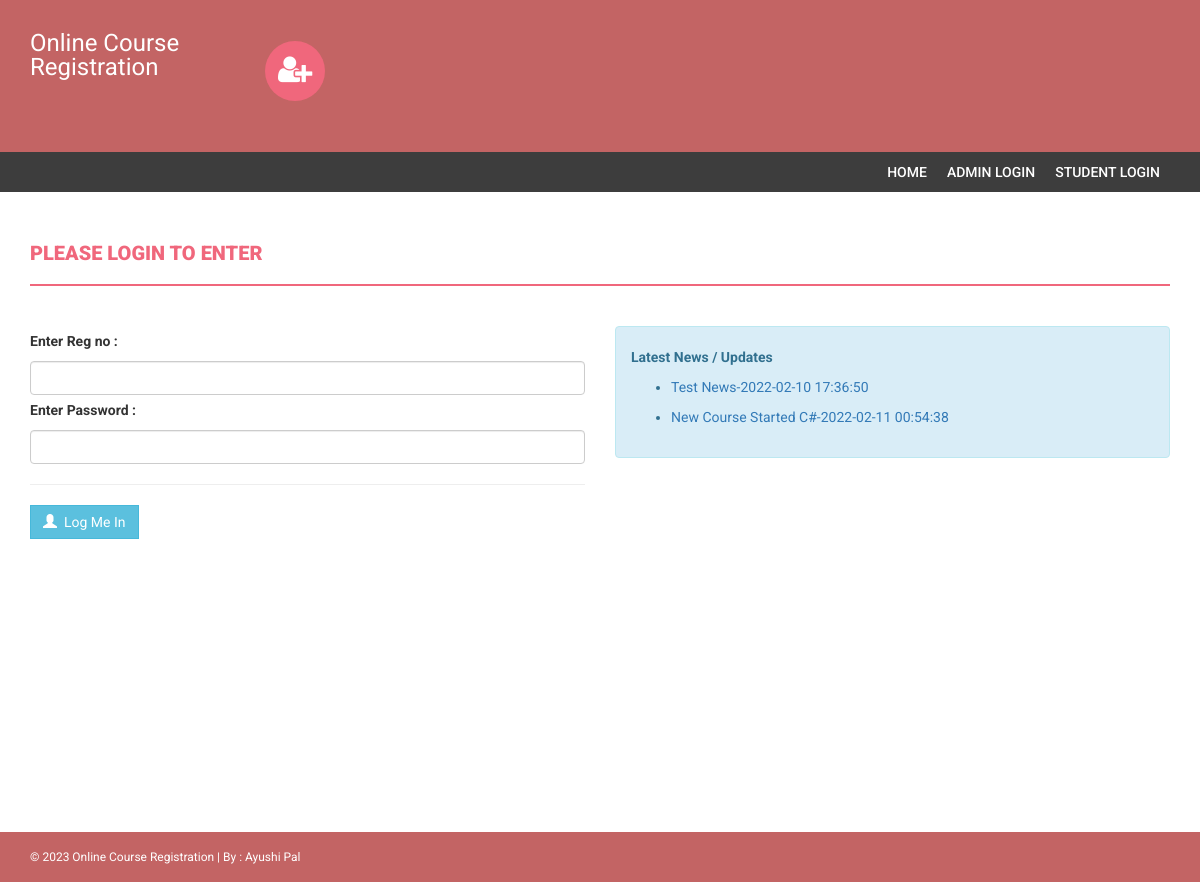
Page /onlinecourse/index.php on the earlier database version.
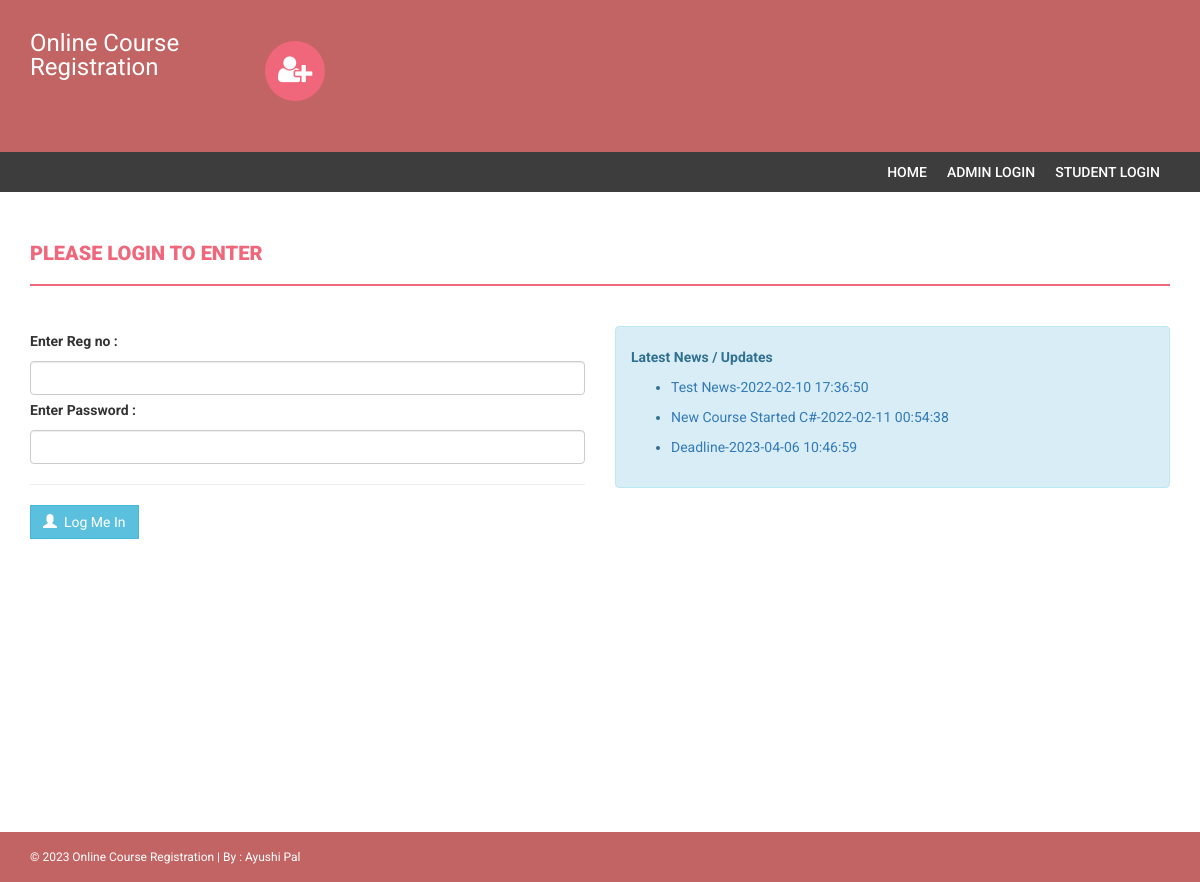
Same page on the later database version.
### tables this page shows
CREATE TABLE `news` (
  `id` int(11) NOT NULL,
  `newstitle` varchar(255) DEFAULT NULL,
  `newsDescription` mediumtext DEFAULT NULL,
  `postingDate` timestamp NULL DEFAULT current_timestamp()
);

### onlinecourse/index.php (the view, shortened to what this page needs)
<!DOCTYPE html>
<html xmlns="http://www.w3.org/1999/xhtml">
<head>
    <link href="assets/css/bootstrap.css" rel="stylesheet" />
    <link href="assets/css/font-awesome.css" rel="stylesheet" />
    <link href="assets/css/style.css" rel="stylesheet" />
</head>
<body>
    <?php include('includes/header.php');?>
<section class="menu-section">
        <div class="container">
            <div class="row">
                <div class="col-md-12">
                    <div class="navbar-collapse collapse ">
                        <ul id="menu-top" class="nav navbar-nav navbar-right">
                             <li><a href="index.php">Home </a></li>
                             <li><a href="admin/">Admin Login </a></li>
                              <li><a href="index.php">Student Login</a></li>
                        </ul>
                    </div>
                </div>
            </div>
        </div>
    </section>
    <div class="content-wrapper">
        <div class="container">
            <div class="row">
                <div class="col-md-12">
                    <h4 class="page-head-line">Please Login To Enter </h4>
                </div>
            </div>
            <form name="admin" method="post">
            <div class="row">
                <div class="col-md-6">
                     <label>Enter Reg no : </label>
                        <input type="text" name="regno" class="form-control"  />
                        <label>Enter Password :  </label>
                        <input type="password" name="password" class="form-control"  />
                        <hr />
                        <button type="submit" name="submit" class="btn btn-info"><span class="glyphicon glyphicon-user"></span> &nbsp;Log Me In </button>&nbsp;
                </div>
                </form>
                <div class="col-md-6">
                    <div class="alert alert-info">
                         <strong> Latest News / Updates</strong>
                         <marquee direction='up'  scrollamount="2" onmouseover="this.stop();" onmouseout="this.start();">
                        <ul>
                            <?php
$sql=mysqli_query($con,"select * from news");
while($row=mysqli_fetch_array($sql))
{
?>
                            <li>
                              <a href="news-details.php?nid=<?php echo htmlentities($row['id']);?>"><?php echo htmlentities($row['newstitle']);?>-<?php echo htmlentities($row['postingDate']);?></a>
                            </li>
                           <?php } ?>
                        </ul>
                    </marquee>
                    </div>
                                    </div>
            </div>
        </div>
    <?php include('includes/footer.php');?>
</body>
</html>

### onlinecourse/includes/header.php (shortened to what this page needs)
<div class="navbar navbar-inverse set-radius-zero">
    <div class="container">
        <div class="navbar-header">
            <a class="navbar-brand" href="#" style="color:#fff; font-size:24px;4px; line-height:24px; ">
               Online Course Registration
            </a>
        </div>
        <div class="left-div">
            <i class="fa fa-user-plus login-icon" ></i>
    </div>
        </div>
    </div>

### onlinecourse/includes/footer.php
<footer>
        <div class="container">
            <div class="row">
                <div class="col-md-12">
                    &copy; <?php echo date('Y');?> Online Course Registration | By : <a href="http://www.phpgurukul.com/" target="_blank">Ayushi Pal</a>
                </div>
            </div>
        </div>
    </footer>

### onlinecourse/assets/css/style.css (style rules this page uses)
body { font-family: 'Roboto', sans-serif; line-height: 30px; }
.set-radius-zero { border-radius: 0px; -moz-border-radius: 0px; -webkit-border-radius: 0px; }
.content-wrapper { margin-top: 40px; min-height: 600px; padding-bottom: 60px; }
.page-head-line { font-weight: 900; padding-bottom: 20px; border-bottom: 2px solid #F0677C; text-transform: uppercase; color: #F0677C; font-size: 20px; margin-bottom: 40px; }
.btn { border-radius: 0px; -webkit-border-radius: 0px; -moz-border-radius: 0px; }
.login-icon { height: 60px; width: 60px; padding: 13px; border-radius: 50%; font-size: 30px; margin-bottom: 20px; color: #fff; text-align: center; cursor:pointer; background-color:#F0677C; -webkit-border-radius:50%; -moz-border-radius:50%; }
.left-div { padding-left: 30px; margin-top: 40px; margin-bottom: 30px; }
.navbar-brand { width: 250px; padding-top: 30px; }
.menu-section { background-color: #3D3D3D; }
#menu-top a { color: #FFF; text-decoration: none; font-weight: 500; padding: 10px 10px 10px 10px; text-transform: uppercase; }
.navbar-inverse { background-color: #C36464; border-color: transparent; }
.navbar { margin-bottom: 0px; }
footer { padding: 10px; color: #fff; font-size: 12px; background-color: #C36464; }
footer a, footer a:hover { color: #fff; text-decoration: none; }

Differences in the rows shown:
added news: newstitle "Deadline", postingDate "2023-04-06 10:46:59"
